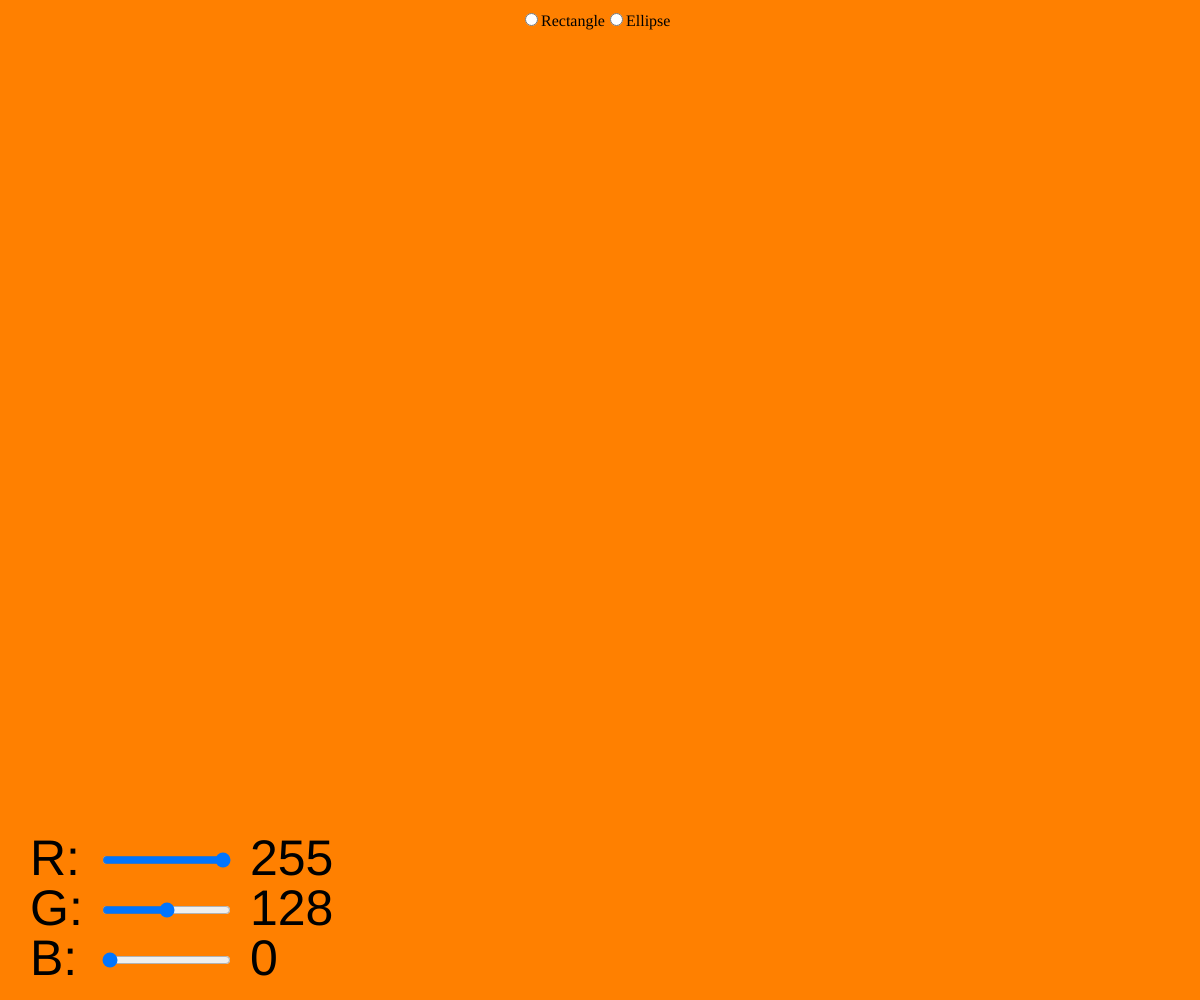
Frame 1 (no input)
Frame 60 (no input): identical to frame 1, image omitted
Frame 120 (the mouse pressed at the canvas centre since frame 60): identical to frame 1, image omitted

The p5.js sketch that drew this single still picture (run headless with seeded random() and noise() and a simulated clock; from frame 60 on, the mouse is pressed at the canvas centre):

// p5.js sketch
// ── sketch.js
// Project Title
// Your Name
// Date
//
// Extra for Experts:
// - describe what you did to take this project "above and beyond"

let sliderR;
let sliderG;
let sliderB;

let radio;


function setup() {
  createCanvas(windowWidth, windowHeight);

  //create the sliders
  makeSliders();

  //create radio buttons
  makeRadio();

  //set initial shape to be a rectangle
  radio.value("Rectangle");
}

//create sliders
function makeSliders() {
  //makes slider for red fill value
  sliderR = createSlider(0, 255, 255);
  sliderR.position(0 + 100, height - 150);

  //makes slider for green fill value
  sliderG = createSlider(0, 255, 128);
  sliderG.position(0 + 100, height - 100);

  //makes slider for blue fill value
  sliderB = createSlider(0, 255, 0);
  sliderB.position(0 + 100, height - 50);
}

//makes radio buttons for rectangle and ellipse
function makeRadio() {
  radio = createRadio();
  radio.position(width/2 - 80, 10);
  radio.option("Rectangle");
  radio.option("Ellipse");
}

function draw() {
  sliders();
  drawShapes();
}

//when slider used, adjust slider numbers and background color
function sliders() {
  //update background color
  let r = sliderR.value();
  let g = sliderG.value();
  let b = sliderB.value();
  background(r, g, b);

  //show num for red value and indicate red
  textSize(50);
  text(sliderR.value(), 250, height - 125);
  text("R:", 30, height - 125);

  //show num for green value and indicate green
  textSize(50);
  text(sliderG.value(), 250, height - 75);
  text("G:", 30, height - 75);

  //show num for blue value and indicate blue
  textSize(50);
  text(sliderB.value(), 250, height - 25);
  text("B:", 30, height - 25);
}

//draws shapes based on radio button data
function drawShapes() {
  //draw rectangle if rectangle radio button pressed
  if(radio.value() === "Rectangle") {
    rectMode(CENTER);
    fill(0);
    rect(width/2, height/2, 100, 100);
  }

  //draw ellipse if ellipse radio button pressed
  if(radio.value() === "Ellipse") {
    ellipseMode(CENTER);
    fill(0);
    ellipse(width/2, height/2, 100, 100);
  }
}
